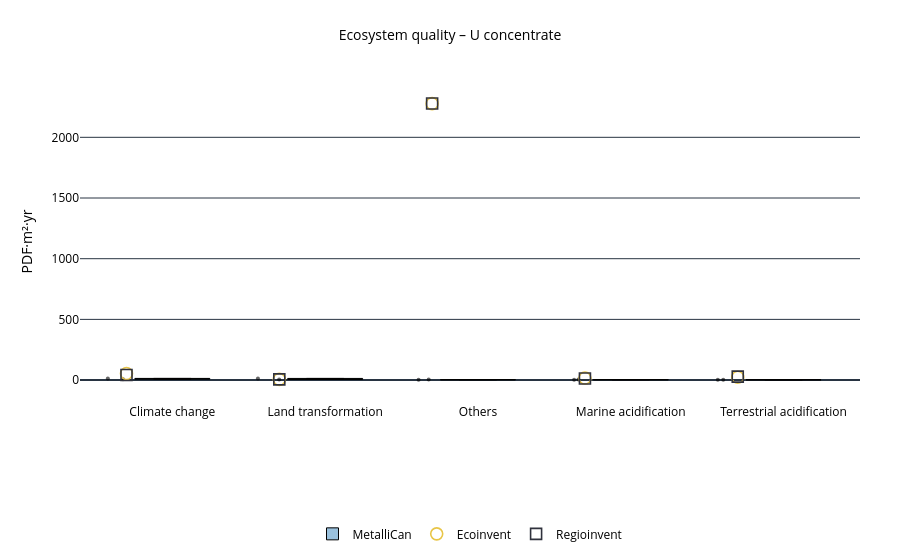

The code cell stored with this chart in its notebook:
### Code cell
plot_lcia_boxes_for_reference_product(
    df_eq,
    reference_product="U concentrate",
    yaxis_label="PDF·m²·yr",
    title="Ecosystem quality – U concentrate",
    output_html="results/Damages/boxplot_eq_u.html"
)

### Figure 1 — Plotly figure (JSON) as saved in the notebook; plotly's stock layout.template omitted (floating-point values rounded to 4 significant figures)
{"data": [{"boxpoints": "all", "fillcolor": "rgba(31,119,180,0.45)", "hoverinfo": "text+y", "hovertext": ["Cigar Lake + McClean Lake", "Cigar Lake + McClean Lake", "Cigar Lake + McClean Lake", "Cigar Lake + McClean Lake", "Cigar Lake + McClean Lake", "Key Lake + McArthur River", "Key Lake + McArthur River", "Key Lake + McArthur River", "Key Lake + McArthur River", "Key Lake + McArthur River"], "jitter": 0.35, "line": {"color": "black", "width": 1}, "marker": {"opacity": 0.6, "size": 4}, "name": "MetalliCan", "x": [0, 1, 3, 2, 4, 0, 1, 3, 2, 4], "y": [7.482, 5.073, 2.296, 2.776, 2.488, 13.71, 13.64, 4.245, 3.93, 2.723], "type": "box"}, {"marker": {"color": "#e8c547", "line": {"color": "black", "width": 1.6}, "size": 12, "symbol": "circle-open"}, "mode": "markers", "name": "Ecoinvent", "x": [-0.3, 0.7, 2.7, 1.7, 3.7], "y": [53.93, 6.041, 16.62, 2277.0, 23.6], "type": "scatter"}, {"marker": {"color": "#30323d", "line": {"color": "black", "width": 1.6}, "size": 11, "symbol": "square-open"}, "mode": "markers", "name": "Regioinvent", "x": [-0.3, 0.7, 2.7, 1.7, 3.7], "y": [41.8, 6.104, 12.93, 2278.0, 28.33], "type": "scatter"}], "layout": {"title": {"font": {"color": "black", "size": 14}, "text": "Ecosystem quality – U concentrate", "x": 0.5}, "font": {"color": "black", "size": 12}, "xaxis": {"tickfont": {"color": "black"}, "tickmode": "array", "tickvals": [0, 1, 2, 3, 4], "ticktext": ["Climate change", "Land transformation", "Others", "Marine acidification", "Terrestrial acidification"]}, "yaxis": {"title": {"font": {"color": "black"}, "text": "PDF·m²·yr"}, "tickfont": {"color": "black"}}, "margin": {"l": 80, "r": 40, "t": 80, "b": 120}, "legend": {"title": {"font": {"color": "black", "size": 13}, "text": ""}, "font": {"color": "black", "size": 12}, "orientation": "h", "yanchor": "bottom", "y": -0.45, "xanchor": "center", "x": 0.5}, "plot_bgcolor": "white", "paper_bgcolor": "white"}}
